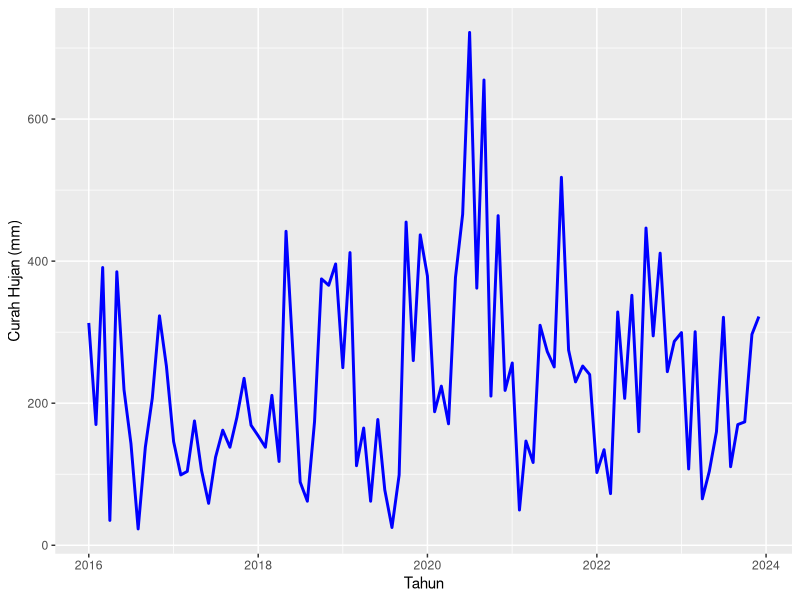
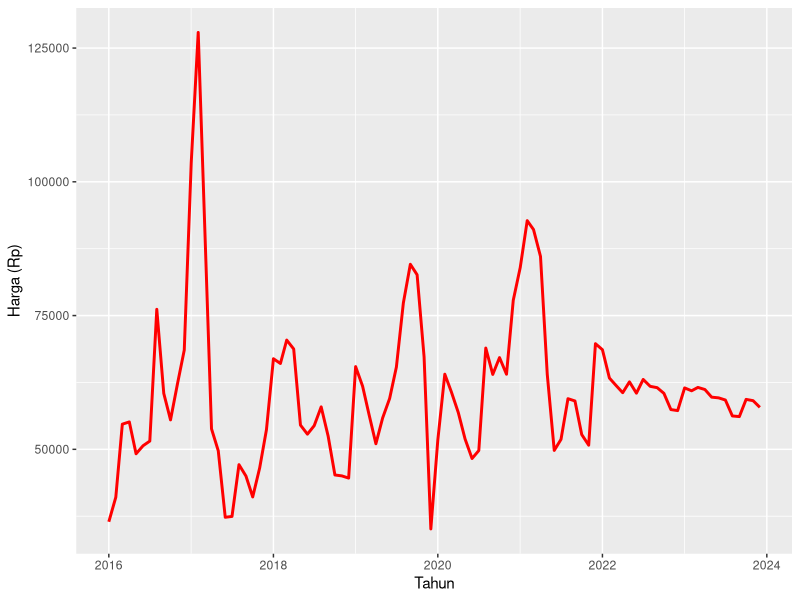
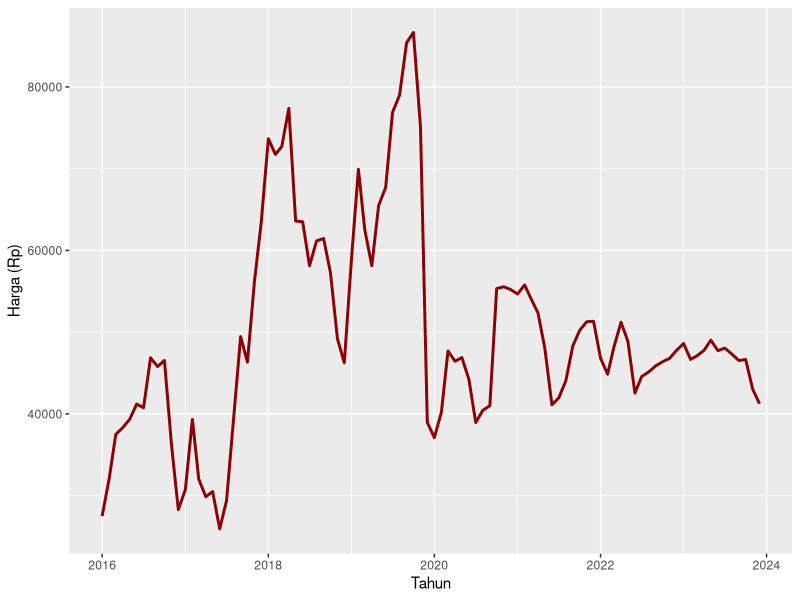
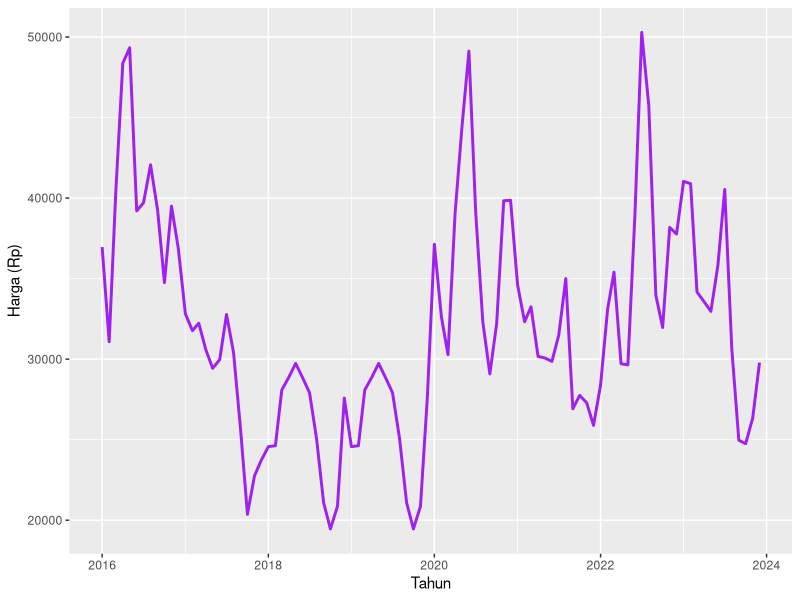
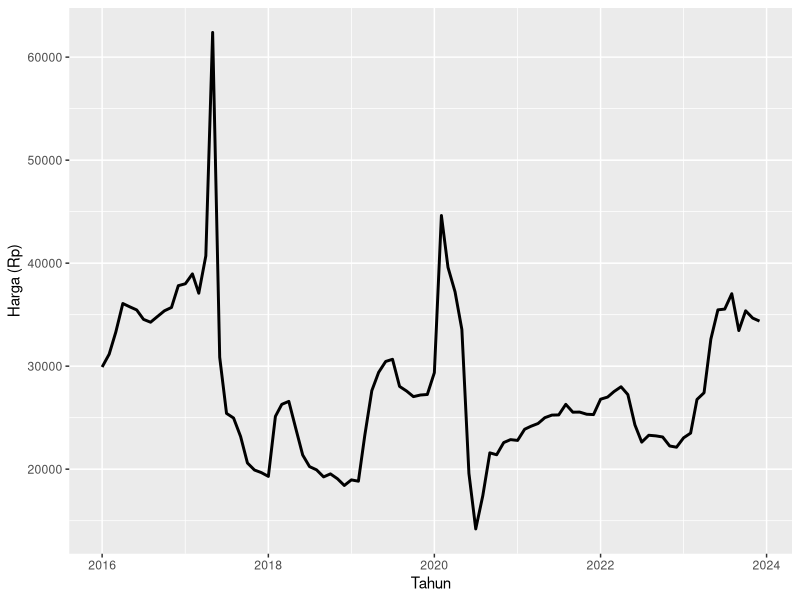
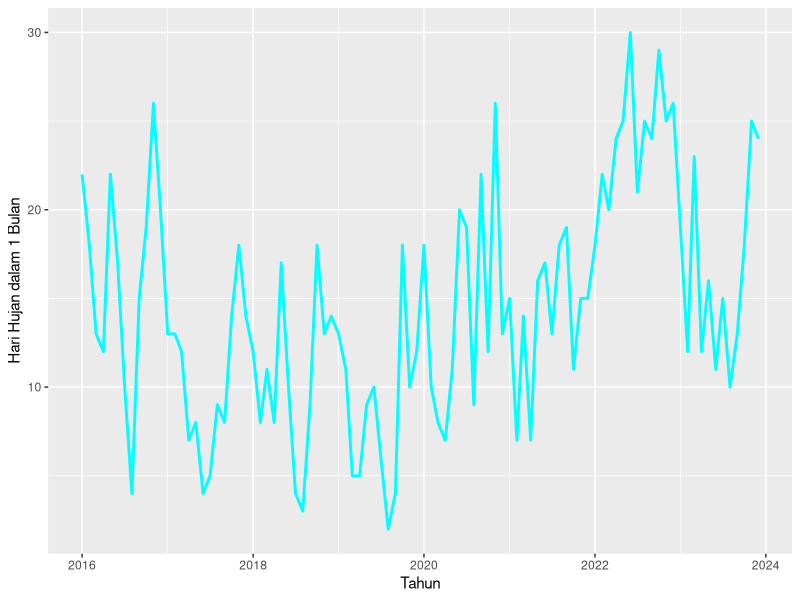
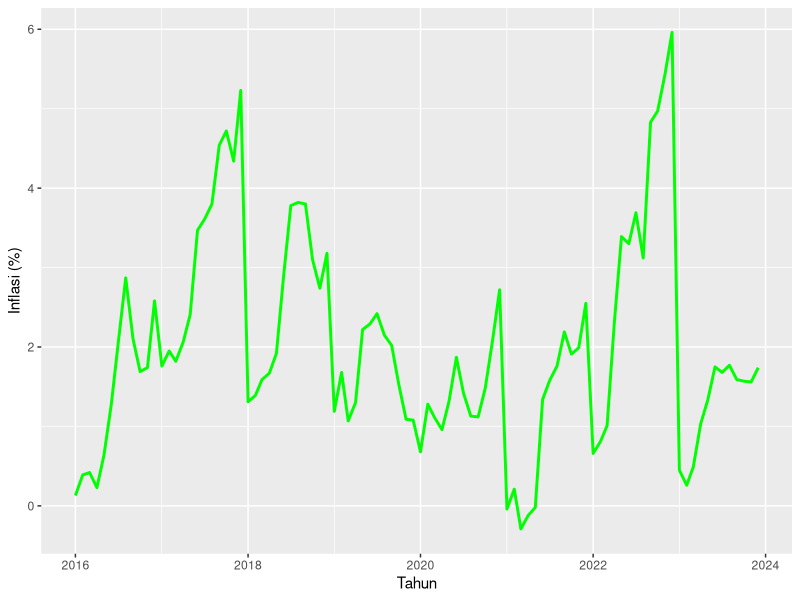

Source code (R) for these figures, in order:
## ---- chunk 1
knitr::opts_chunk$set(echo = TRUE, warning = FALSE, message = FALSE)
## ---- chunk 2
library(readxl)
library(tidyverse)

dataset <- read_excel("dataset.xlsx")
glimpse(dataset)
## ---- chunk 3
dim(dataset)          # jumlah baris dan kolom
colSums(is.na(dataset))  # jumlah data kosong tiap kolom
summary(dataset)      # ringkasan cepat semua kolom
## ---- chunk 4
rawit <- dataset$`Cayenne Price (Rp)`

mean(rawit)
median(rawit)
names(which.max(table(cut(rawit, breaks = 5))))   # modus (kelas)
sd(rawit)
sd(rawit) / mean(rawit) * 100                  # SD/Mean (%)
dataset$Month[which.max(rawit)]              # bulan tertinggi
dataset$Month[which.min(rawit)]              # bulan terendah
## ---- chunk 5
merah <- dataset$`Red Chili Price (Rp)`

mean(merah)
median(merah)
names(which.max(table(cut(merah, breaks = 5))))   # modus (kelas)
sd(merah)
sd(merah) / mean(merah) * 100                  # SD/Mean (%)
dataset$Month[which.max(merah)]              # bulan tertinggi
dataset$Month[which.min(merah)]              # bulan terendah
## ---- chunk 6
bawang_merah <- dataset$`Shallot Price (Rp)`

mean(bawang_merah)
median(bawang_merah)
names(which.max(table(cut(bawang_merah, breaks = 5))))   # modus (kelas)
sd(bawang_merah)
sd(bawang_merah) / mean(bawang_merah) * 100                  # SD/Mean (%)
dataset$Month[which.max(bawang_merah)]              # bulan tertinggi
dataset$Month[which.min(bawang_merah)]              # bulan terendah
## ---- chunk 7
bawang_putih <- dataset$`Garlic Price  (Rp)`

mean(bawang_putih)
median(bawang_putih)
names(which.max(table(cut(bawang_putih, breaks = 5))))   # modus (kelas)
sd(bawang_putih)
sd(bawang_putih) / mean(bawang_putih) * 100                  # SD/Mean (%)
dataset$Month[which.max(bawang_putih)]              # bulan tertinggi
dataset$Month[which.min(bawang_putih)]              # bulan terendah
## ---- chunk 8
hujan <- dataset$`Rainfall (mm)`

mean(hujan)
median(hujan)
names(which.max(table(cut(hujan, breaks = 5))))   # modus (kelas)
sd(hujan)
sd(hujan) / mean(hujan) * 100                  # SD/Mean (%)
dataset$Month[which.max(hujan)]              # bulan tertinggi
dataset$Month[which.min(hujan)]              # bulan terendah
## ---- chunk 9
hari_hujan <- dataset$`Number of Rainy Days`

mean(hari_hujan)
median(hari_hujan)
names(which.max(table(cut(hari_hujan, breaks = 5))))   # modus (kelas)
sd(hari_hujan)
sd(hari_hujan) / mean(hari_hujan) * 100                  # SD/Mean (%)
dataset$Month[which.max(hari_hujan)]              # bulan tertinggi
dataset$Month[which.min(hari_hujan)]              # bulan terendah
## ---- chunk 10
inflasi <- dataset$Inflation

mean(inflasi)
median(inflasi)
names(which.max(table(cut(inflasi, breaks = 5))))   # modus (kelas)
sd(inflasi)
sd(inflasi) / mean(inflasi) * 100                  # SD/Mean (%)
dataset$Month[which.max(inflasi)]              # bulan tertinggi
dataset$Month[which.min(inflasi)]              # bulan terendah
## ---- chunk 11
library(ggplot2)

ggplot(dataset, aes(x = Month, y = `Rainfall (mm)`)) +
  geom_line(color = "blue", linewidth = 1) +
  labs(
    x = "Tahun",
    y = "Curah Hujan (mm)"
  )
## ---- chunk 12
library(ggplot2)

ggplot(dataset, aes(x = Month, y = `Cayenne Price (Rp)`)) +
  geom_line(color = "red", linewidth = 1) +
  labs(
    x = "Tahun",
    y = "Harga (Rp)"
  )
## ---- chunk 13
library(ggplot2)

ggplot(dataset, aes(x = Month, y = `Red Chili Price (Rp)`)) +
  geom_line(color = "darkred", linewidth = 1) +
  labs(
    x = "Tahun",
    y = "Harga (Rp)"
  )
## ---- chunk 14
library(ggplot2)

ggplot(dataset, aes(x = Month, y = `Shallot Price (Rp)`)) +
  geom_line(color = "purple", linewidth = 1) +
  labs(
    x = "Tahun",
    y = "Harga (Rp)"
  )
## ---- chunk 15
library(ggplot2)

ggplot(dataset, aes(x = Month, y = `Garlic Price  (Rp)`)) +
  geom_line(color = "black", linewidth = 1) +
  labs(
    x = "Tahun",
    y = "Harga (Rp)"
  )
## ---- chunk 16
library(ggplot2)

ggplot(dataset, aes(x = Month, y = `Number of Rainy Days`)) +
  geom_line(color = "cyan", linewidth = 1) +
  labs(
    x = "Tahun",
    y = "Hari Hujan dalam 1 Bulan"
  )
## ---- chunk 17
library(ggplot2)

ggplot(dataset, aes(x = Month, y = `Inflation`)) +
  geom_line(color = "green", linewidth = 1) +
  labs(
    x = "Tahun",
    y = "Inflasi (%)"
  )
